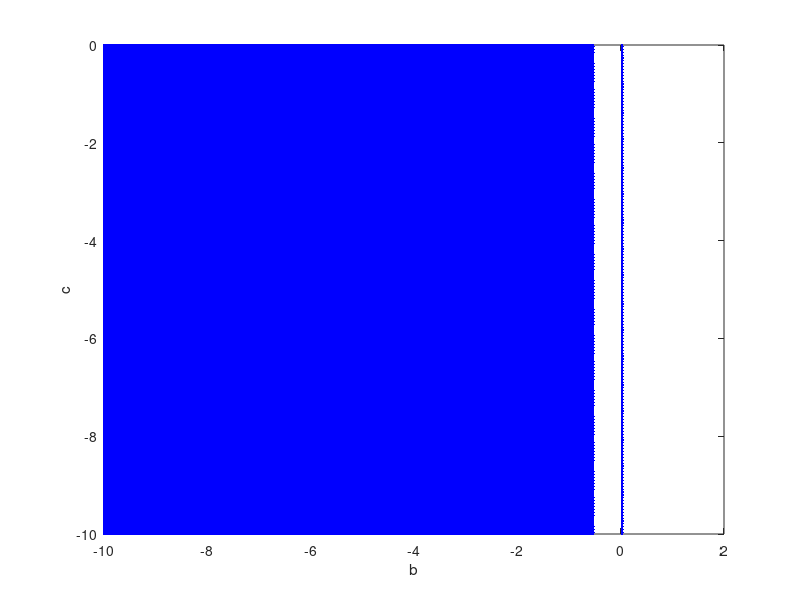

Source code (MATLAB):
%   ------------------------------------------------------------/
%   
%   squeezing regions
%
%   This is supplementary material for
%   https://arxiv.org/abs/1704.05840
%   coded by J Fuentes
%   jfuentes [at] fis.cinvestav.mx
%   ------------------------------------------------------------/

clc; clear; close;

%   ------------------

b0 = 1/10;

N  = 32;
d  = 1/N;
L  = length(0:d:2);
s  = zeros(L,2);

t  = linspace(-pi/2 + pi/64, pi/2 + pi/64, N);

%   ------------------

file = fopen('stability.dat','w');

%   ------------------
 
beta =  @ (b0,b,c,t)  ((12 - 196.*b - 102.*b.^2 - 2.*b.*c + 12.*b.^2.*b0 ... 
        - (6 + b.*(218 + c) + 3.*b.^2.*(-37 + 2.*b0)).*cos(2.*t) ...
        + 2.*(-6 + b.*(2 + c) + b.^2.*(3 - 6.*b0)).*cos(4.*t) ...
        + 6.*cos(6.*t) + 26.*b.*cos(6.*t) - 15.*b.^2.*cos(6.*t) ...
        + b.*c.*cos(6.*t) + 6.*b.^2.*b0.*cos(6.*t)) ... 
       .* (-36 - 724.*b + 210.*b.^2 + 22.*b.*c - 36.*b.^2.*b0 ...
        + (-102 + b.*(-1274 + 47.*c) + b.^2.*(735 - 102.*b0)).*cos(2.*t) ...
        - 2.*(78 - b.*(362 + 37.*c) + 3.*b.^2.*(35 + 26.*b0)).*cos(4.*t) ...
        + 294.*cos(6.*t) + 1274.*b.*cos(6.*t) - 735.*b.^2.*cos(6.*t) ...
        + 49.*b.*c.*cos(6.*t) + 294.*b.^2.*b0.*cos(6.*t)) ... 
        + 73728.*b.^2.*(-1 + (cos(t).^2.*(-60 + 100.*b - 210.*b.^2 ...
        + 2.*b.*c - 60.*b.^2.*b0 + (150 - b.*(374 + 7.*c) ... 
        + 15.*b.^2.*(7 + 10.*b0)).*cos(2.*t) - 2.*(66 + b.*(146 + c) ...
        + 3.*b.^2.*(-35 + 22.*b0)).*cos(4.*t) + 42.*cos(6.*t) ...
        + 182.*b.*cos(6.*t) - 105.*b.^2.*cos(6.*t) + 7.*b.*c.*cos(6.*t)...
        + 42.*b.^2.*b0.*cos(6.*t)).^2)/(147456.*b.^2)).*csc(t).^2)... 
       ./ (2.*(12 - 196.*b - 102.*b.^2 - 2.*b.*c + 12.*b.^2.*b0 ... 
        - (6 + b.*(218 + c) + 3.*b.^2.*(-37 + 2.*b0)).*cos(2.*t) ... 
        + 2.*(-6 + b.*(2 + c) + b.^2.*(3 - 6.*b0)).*cos(4.*t) ... 
        + 6.*cos(6.*t) + 26.*b.*cos(6.*t) - 15.*b.^2.*cos(6.*t) ...
        + b.*c.*cos(6.*t) + 6.*b.^2.*b0.*cos(6.*t)).^2);

%   ------------------

i = 1;
for b = -10:d:10
    for c = -10:d:10
        if  beta(b0,b,c,t) >= 0
            s(i,:) = [b c];
            fprintf(file,'%f %f\n',b,c);
        else 
            break
        end     
        i = i + 1;
    end
end

plot(s(:,1),s(:,2),'b.')
xlabel('b')
ylabel('c')

%xlim([1.5 2])
%ylim([-5 0])

%   ------------------

fclose(file);

